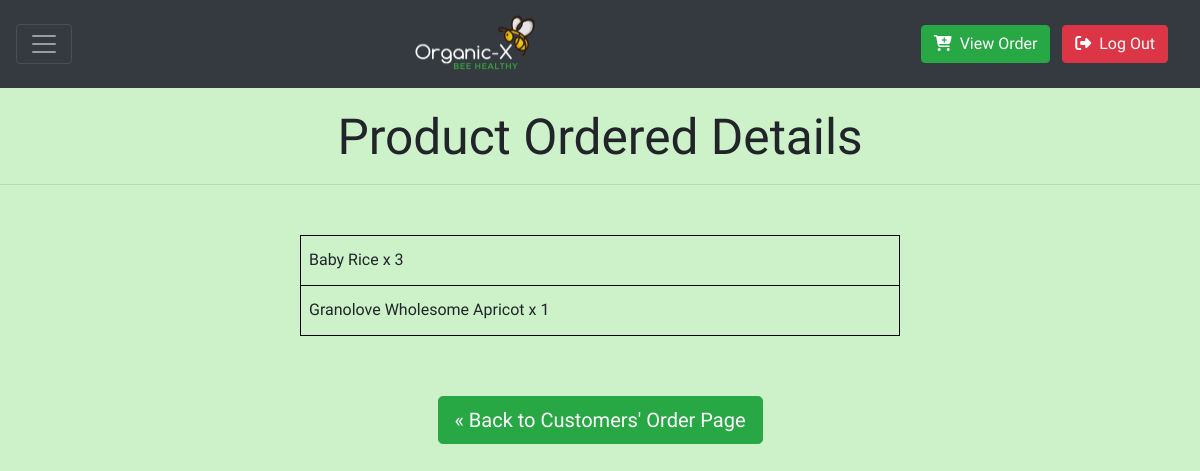
The app's page /admin/completedDetails.php?orderID=63&custID=113 (signed in) with its own data.
### tables this page shows
CREATE TABLE `product` (
  `ProID` int(11) NOT NULL,
  `ProName` varchar(50) NOT NULL,
  `ProDetails` varchar(300) NOT NULL,
  `Price` decimal(5,2) NOT NULL,
  `Category` varchar(25) NOT NULL,
  `Photos` varchar(150) NOT NULL,
  `Stock` int(11) NOT NULL,
  `Sales` int(11) NOT NULL
);

CREATE TABLE `product_ordered` (
  `OrderID` int(11) NOT NULL,
  `ProductID` int(11) NOT NULL,
  `Quantity` int(11) NOT NULL
);

### admin/completedDetails.php (the view, shortened to what this page needs)
<?php include("partials/header.php");?>
<!DOCTYPE html>
<html lang="en">
<head>
    <link rel="stylesheet" href="viewOrderStyle.css">
</head>
<body>
    <center>
    <h1 class="mt-5">Product Ordered Details</h1>
    <hr>
    <table id=details-table>
        <?php
        if (isset($_GET['custID'])) {
            $cust_id = $_GET['custID'];
        $sql4 = "SELECT * FROM cust_order  WHERE OrderStatus = 'Completed' AND CustID = '$cust_id' " ;
        $run4 = mysqli_query($conn,$sql4);
        while($row_cust_order = mysqli_fetch_assoc($run4)) {
            $order_id = $row_cust_order['OrderID'];
            $sql1 = "SELECT * FROM product_ordered WHERE OrderID = '$order_id'";
            $run1 = mysqli_query($conn,$sql1);
            while($row_product_ordered = mysqli_fetch_array($run1)) {
                $pro_id = $row_product_ordered['ProductID'];
                $quantity = $row_product_ordered['Quantity'];
            $sql2 = "SELECT * FROM product WHERE ProID = '$pro_id'";
            $run2 = mysqli_query($conn,$sql2);
            while($row_product = mysqli_fetch_array($run2)) {
                $pro_name = $row_product['ProName'];
    ?>
        <td id="details-td"> <?php echo $pro_name;?> x <?php echo $quantity;?> </td>
<?php }}}} ?>
</table>
<a class="btn btn-lg btn-success" href="../admin/completed.php" role="button">&laquo; Back to Customers' Order Page </a>
</center>
</body>
</html>

### admin/viewOrderStyle.css (style rules this page uses)
h1 { text-align: center; padding-top: 5%; }
table, th, td, thead { border: 1px solid black; height: 30%; }
table { width: 100%; height: 100%; margin-bottom: 5%; }
td { height: 50px; padding-left: 8px; }
a { display: contents; text-decoration: none; color: black; }

### admin/partials/header.php (style rules this page uses)
body { font-family: 'Magra', sans-serif; background-color: #CDF2CA; }
h1 { font-family: 'Magra', sans-serif; font-size: 3.1rem; }

### admin/completedDetails.php (style rules this page uses)
body { background-color: #CDF2CA ; font-family: 'Magra', sans-serif; }
#details-table { width: 50%; height: 50%; margin-bottom: 5%; margin-top: 50px; }
#details-td { height: 50px; padding-left: 8px; border: 1px solid black; }

### records on screen
product_ordered: Quantity "3"
product: ProName "Baby Rice"
product_ordered: Quantity "1"
product: ProName "Granolove Wholesome Apricot"
